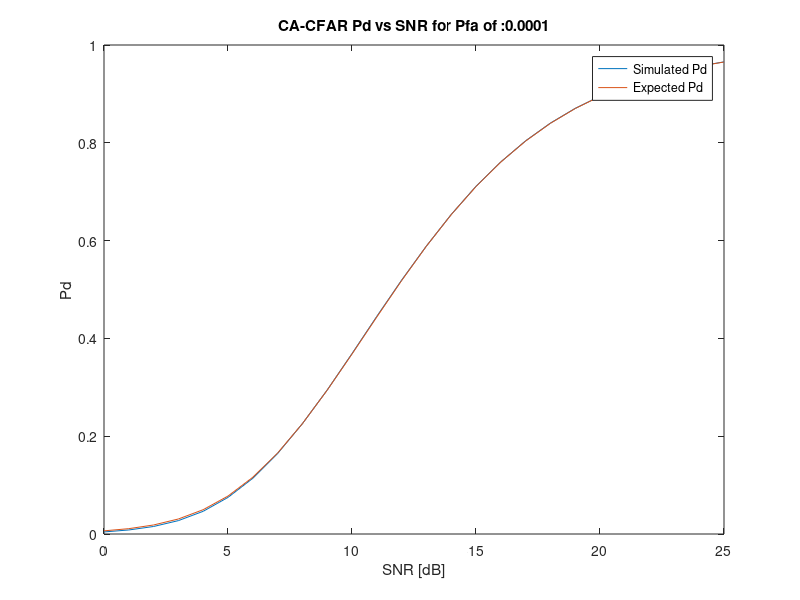

This chart was generated by the following MATLAB code:
clear all;
close all;

Pfa = 1e-4;


Iterations = 1e6;
N = 24;


Reference_cells = zeros(N,Iterations);

for i = 1:N
    I = randn(1,Iterations);
    Q = randn(1,Iterations);
    Reference_cells(i,:) = (I + 1j*Q)/sqrt(2);
end

Reference_cells_AD = abs(Reference_cells).^2;
Sum_Reference_cells = sum(Reference_cells_AD,1);
g = Sum_Reference_cells./N;
%Scaling factor
alpha = N*(Pfa^(-1/(N))-1);


%CA Threshold
T = g*alpha;

I_test = randn(Iterations,1);
Q_test = randn(Iterations,1);
Test_Signal = (I_test + 1j*Q_test)/sqrt(2);
Test_AD = abs(Test_Signal).^2;

False_Alarms = sum((Test_AD.'-T)>0);
Simulated_Pfa = False_Alarms/Iterations

Pfa_Error = 100*(Simulated_Pfa-Pfa)/Pfa




SNR_dB_Range = 0:1:25;
Pd_Simulated = [];
Pd_Calculated = [];

I = randn(1,Iterations);
Q = randn(1,Iterations);

for SNR_dB = SNR_dB_Range
    SNR_lin = 10^(SNR_dB/10);
    CUT =  sqrt(SNR_lin)*(I + 1j*Q)/sqrt(2) + Reference_cells(10,:);    
    CUT_AD = abs(CUT).^2;
    Detections = sum((CUT_AD-T)>0);
    Pd_Simulated = [Pd_Simulated, Detections/Iterations];
    Pd_Calculated = [Pd_Calculated, 1/((1+alpha/(N*(1+SNR_lin)))^N)];
        
end

figure;
plot(SNR_dB_Range,Pd_Simulated);
hold on;
plot(SNR_dB_Range,Pd_Calculated);
xlabel('SNR [dB]');
ylabel('Pd');
title(strcat('CA-CFAR Pd vs SNR for Pfa of : ',num2str(Pfa)));
legend('Simulated Pd','Expected Pd')
